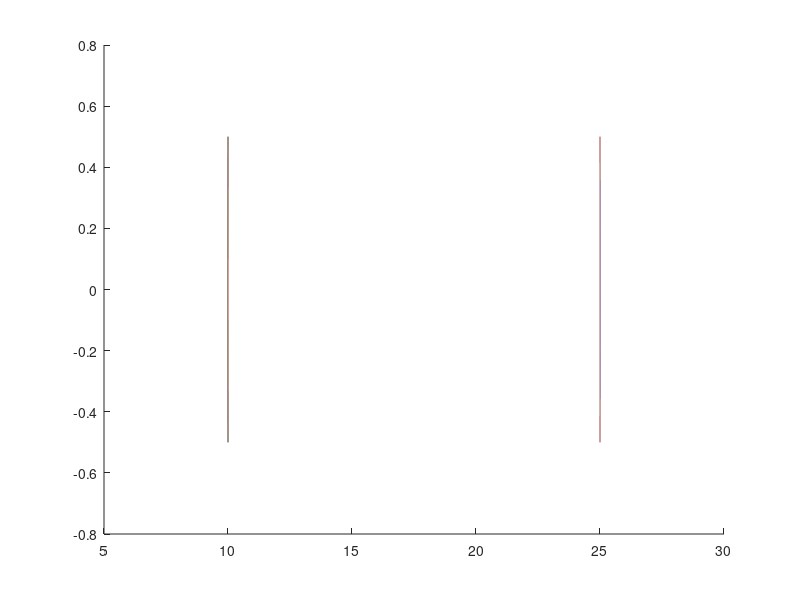

Write the MATLAB code that produced this figure.
function out = lensDemo()
%A demonstration of conjugate planes and why it is important
% A mirror and a telescope imaging onto a target (objective entry or QPD)

%Let's... solve equations to plot how a plano-convex lens would go?

%Lensmaker's formula: P = (n_lens-n_0)/n_0 * (1/r1-1/r2), n is the refractive index of lens/medium, r is the radius of the surfaces of the sides of the lens
% Let's use nlens = 1.5167, the n of Thorlabs N-BK7 lenses, and n0=air=1
% So P = (0.5167)/R for a plano-convex (r2 = inf)
% For a 50/100cm lens, then we can calulate R = f/0.5167?

%Focal length, cm
f1=5;
f2=10;

n = 1.5167;
r1 = f1/(n-1);
r2 = f2/(n-1);

%Assemble lenses. Hardcode as going off of a mirror, then lens 1, lens 2

%Basically we need the points of contact... start at (0,0), then lens1 surface 1, lens 1 surface 2, 
% Maybe write a helper that does the inter-lens calcs

%Because that's not that simple... 
% Maybe we just do a 'coarse grained' thing where we do simple segment intersections and do math off that
%Basically, divide the lens face into 1e4 segments, find which one the ray intersects, then diffract. Then we just need snells' law

figure, hold on
nn = 1e4;

%Create lens face 1a
lf(1) = lensface([10 0], -r1, 1, nn);
%Create lens face 1b
lf(2) = lensface([10 0], 0, 1, nn);
%Lens face 2a
lf(3) = lensface([25 0], 0, 1, nn);
%Lens face 2b
lf(4) = lensface([25 0], r2, 1, nn);


%Current ray details
pos = [0 0];
ang = 0; %Angle, 0 = to the right

len = length(lf);
for i = 1:len
    %Find intersect
    
    %Reflect
    
    %Plot segment
    
    
end




end

function out = doIntersect(x1,x2,y1,y2,xx,yy)
%Find intersect of 


end


function out = lensface(pos, r, wid, nseg)
%Create a lens face at a given position with radius r and width wid
% eg make a plano-convex lens with two lensFaces with the same pos, one r zero

%Shortcut the flat case
if isinf(r) || r == 0
    %Plot
    yy = linspace(pos(2)-wid/2, pos(2)+wid/2, nseg+1);
    out = plot(pos(1)*ones(1,nseg+1), yy);
    return
end
%Solve for how far away the circle center is
dx = sqrt(r^2-(wid/2)^2);

%Get the angle of the arc
th0 = asin(wid/2/r);

% %Handle sign of r: + = curved to the right
% dx = -dx * sign(r);

%Create theta range
th = linspace( -th0, th0, nseg+1);
%Create x,y range
xx = abs(r)*cos(th);
yy = abs(r)*sin(th);
%Shift xx to proper place
xx = (xx - dx) * sign(r) + pos(1);

%Plot
out = plot(xx, yy);
end
